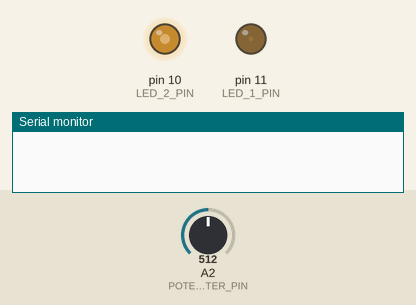
Recording of a sketch running on a simulated Arduino Uno, built with avr-gcc and run on an emulated ATmega328P. Parts: output pins drawn as LEDs (lit = HIGH), the last lines printed to the serial monitor. Dashed ring = blinking. Inputs (shaded band) come from the test bench; at power-on: A2 (POTENTIOMETER_PIN) = 512. Random numbers use the default seed unless the sketch sets one.

Above: at 1.2 s.
1.3 s: A2 (POTENTIOMETER_PIN) set to 0
At 1.5 s:
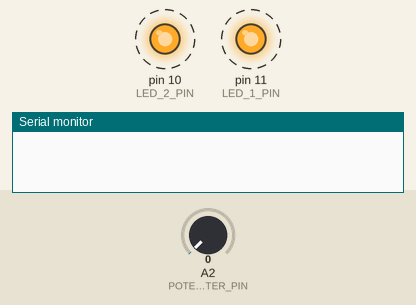
At 2.8 s:
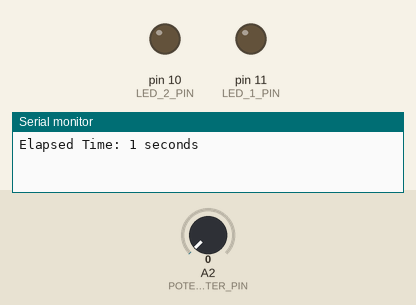
Timing chart, 0 to 4.3 s (numbered marks = the images above; inputs shaded):
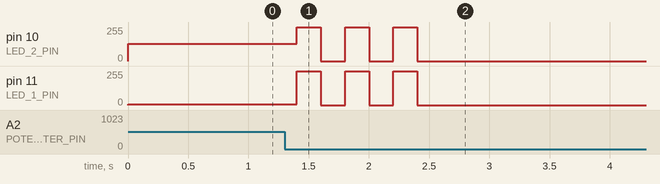

The sketch:

Arduino2.ino
```cpp
//youtube link:  https://www.youtube.com/shorts/XG8TicvpSsk


#define LED_1_PIN 11
#define LED_2_PIN 10
#define POTENTIOMETER_PIN 2

int random_led_val_1;
int potentiometer_value = 0;
bool leds_on = true;
unsigned long start_time;

void setup()
{

  pinMode(LED_1_PIN, OUTPUT);
  pinMode(LED_2_PIN, OUTPUT);


  random_led_val_1 = random(0, 100);
  analogWrite(LED_1_PIN, random_led_val_1);
  analogWrite(LED_2_PIN, 0);

  Serial.begin(9600);
  // Record the start time
  start_time = millis();
}

void loop()
{
  while (leds_on == true){
    potentiometer_value = analogRead(POTENTIOMETER_PIN);

    int brightness = potentiometer_value / 4;

    analogWrite(LED_2_PIN, brightness);

    if (brightness == potentiometer_value) {
        unsigned long end_time = millis();
        // Blink both LEDs 3 times
        for (int i = 0; i < 3; i++) {
          digitalWrite(LED_1_PIN, HIGH);
          digitalWrite(LED_2_PIN, HIGH);
          delay(200);
          digitalWrite(LED_1_PIN, LOW);
          digitalWrite(LED_2_PIN, LOW);
          delay(200);
        }
        // Turn off both LEDs
        analogWrite(LED_1_PIN, 0);
        analogWrite(LED_2_PIN, 0);
        leds_on = false;
        unsigned long elapsed_time = end_time - start_time;
        Serial.print("Elapsed Time: ");
        Serial.print(elapsed_time / 1000);
        Serial.println(" seconds");

      }
  delay(200);
  }
}
```

Measured:
- after the input at 1.3 s, pin 10 (LED_2_PIN), pin 11 (LED_1_PIN): alternates 255/255 for 0.20 s and 0/255 for 0.20 s, 6 changes in all, then stays 0/255, starting after 0.10 s
